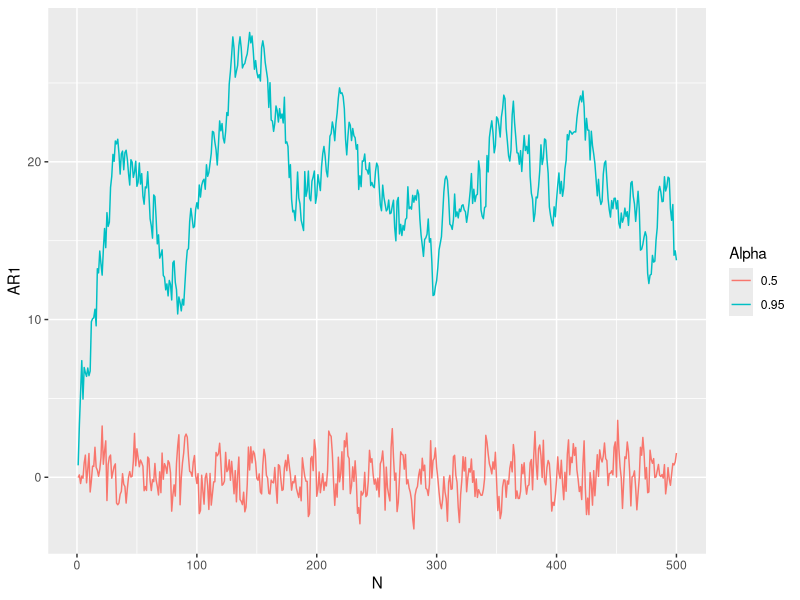
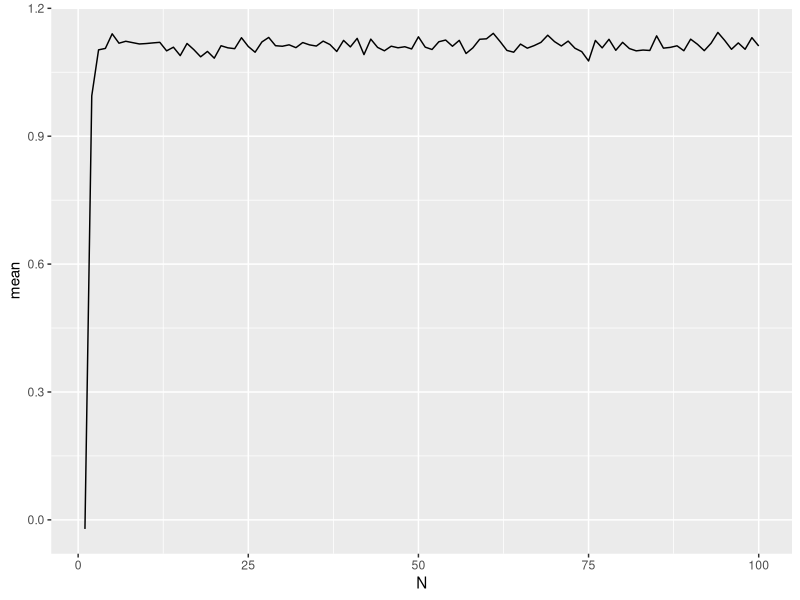

R code for these plots, in order:
## ---- chunk 1
knitr::opts_chunk$set(echo = TRUE)

library(ggplot2)
library(dplyr)
library(purrr)
library(tidyr)
library(MASS)
## ---- chunk 2
AR1 <- function(x_0, N, alpha, sigma) {
  x <- vector()
  for (i in seq(N)){
    # x[1] <- x_0
    if (i == 1){
      epsilon <- rnorm(1, mean = 0, sigma)
      x[i] <- alpha*x_0 + epsilon
    } else {
      epsilon <- rnorm(1, sigma)
      x[i] <- alpha*x[i - 1] + epsilon
    }
  }
  return(data_frame(AR1 = x, N = seq(N), alpha = alpha, sigma = sigma))
}

alpha <- c(0.95, 0.5)
sigma <- c(1, 0.1)
N <- c(500, 500)
x_0 <- c(0, 0)

args <- list(x_0, N, alpha, sigma)

pmap_dfr(args, AR1) %>% 
  ggplot(aes(N, AR1)) +
  geom_line(aes(color = factor(alpha))) +
  scale_color_discrete(name = "Alpha")
## ---- chunk 3
alpha <- rep(0.1, 5000)
sigma <- rep(1, 5000)
N <- rep(100, 5000)
x_0 <- rep(0, 5000)

args <- list(x_0, N, alpha, sigma)

df <- pmap_dfr(args, AR1) %>% 
  group_by(N) %>% 
  summarise(mean = mean(AR1))

ggplot(df, aes(N, mean)) +
  geom_line()
